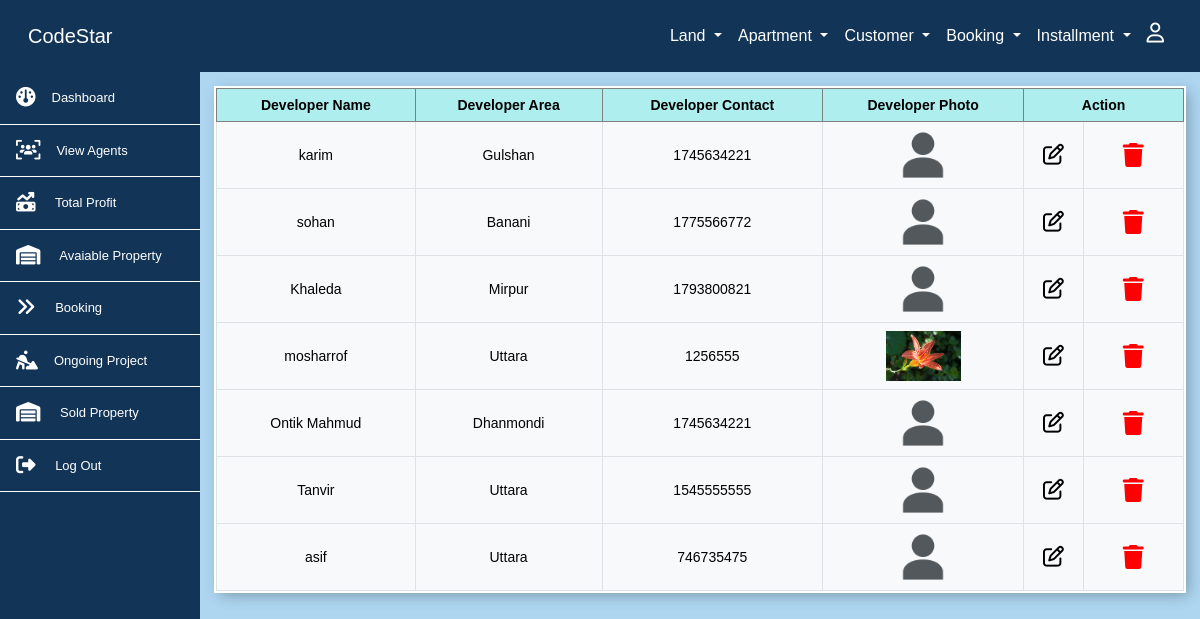
The page /pages/developer/dev.php (signed in) on the database its author committed.
### tables this page shows
CREATE TABLE `p_contactor` (
  `land_agent_id` int NOT NULL,
  `land_agent_name` varchar(255) DEFAULT NULL,
  `land_agent_contact` int DEFAULT NULL,
  `land_agent_location` int NOT NULL,
  `agent_img` varchar(255) NOT NULL
);

CREATE TABLE `area` (
  `area_id` int NOT NULL,
  `area_name` varchar(50) NOT NULL
);

### pages/developer/dev.php (the view, shortened to what this page needs)
<?php include('../../includes/conf.php');
?>
<div class="col-md-10 p-3 table-responsive tb">
<?php
    $sql = "SELECT * FROM p_contactor
    JOIN area ON p_contactor.land_agent_location = area.area_id";
    $result = $conn->query($sql);
    if ($result->num_rows > 0) {
        echo "<table class= 'table table-light border align-middle text-center table-bordered tabel-responsive'; >";
        echo "<tr>
                <th class='col'>Developer Name</th>
                <th class='col'>Developer Area</th>
                <th class='col'>Developer Contact</th>
                <th class='col'>Developer Photo</th>
                <th class='col' colspan=3>Action</th>
            </tr>";
        while ($row = $result->fetch_assoc()) {
            echo "
            <tr>
                <td>$row[land_agent_name]</td>
                <td>$row[area_name]</td>
                <td>$row[land_agent_contact]</td>
                <td>";
                     if($row['agent_img']!=''){
                    echo "<img height='50' src='../../dist/images/agent/$row[agent_img]'/>";
                   }else{
                     echo '<img height="50" src="../../dist/images/pic/avatar.png" alt="Image"/>';
                   }
                 echo "</td>
                <td><a type='button' href=devupdate.php?id=$row[land_agent_id] class='btn nav-link'><i class='fa-regular fa-pen-to-square fa-xl'></i></a></td>
                <td><a class='btn ' href=devdelete.php?id=$row[land_agent_id]><i class='fa-solid fa-trash fa-xl' style='color: #ff0000;'></i></a></td>
            <tr>
            ";
        };
        echo "</table>";
    } else {
        echo "No data found.";
    }
?>
</div>

### rows shown on the page
p_contactor: land_agent_name "karim", area.area_name "Gulshan", land_agent_contact "1745634221"
p_contactor: land_agent_name "sohan", area.area_name "Banani", land_agent_contact "1775566772"
p_contactor: land_agent_name "Khaleda", area.area_name "Mirpur", land_agent_contact "1793800821"
p_contactor: land_agent_name "mosharrof", area.area_name "Uttara", land_agent_contact "1256555", agent_img (picture)
p_contactor: land_agent_name "Ontik Mahmud", area.area_name "Dhanmondi", land_agent_contact "1745634221"
p_contactor: land_agent_name "Tanvir", area.area_name "Uttara", land_agent_contact "1545555555"
p_contactor: land_agent_name "asif", area.area_name "Uttara", land_agent_contact "746735475"
